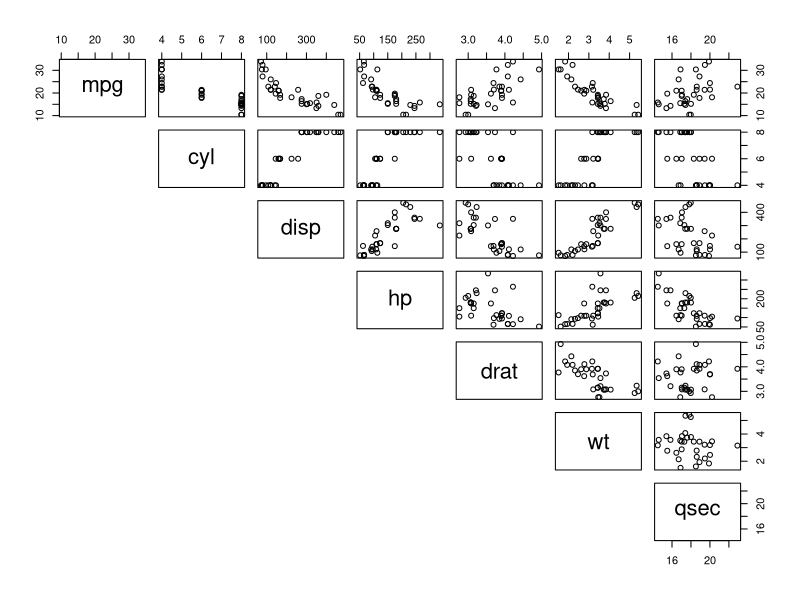
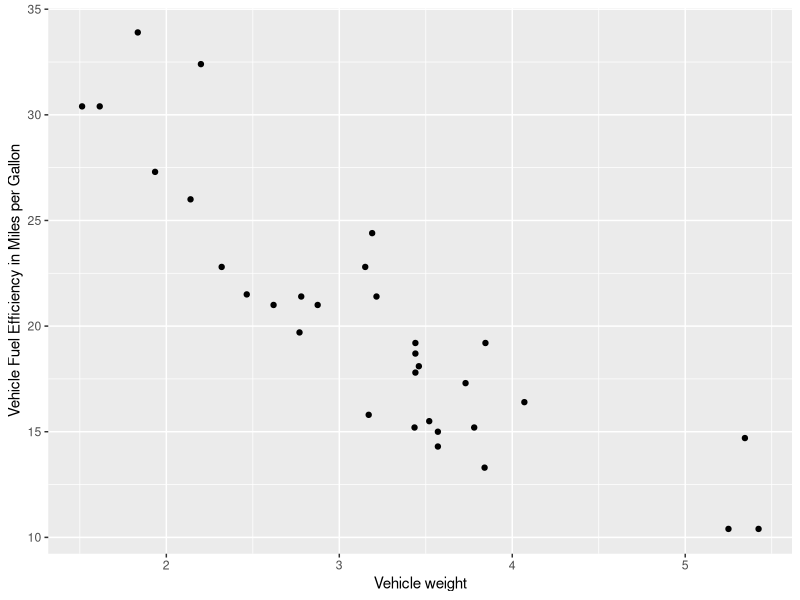
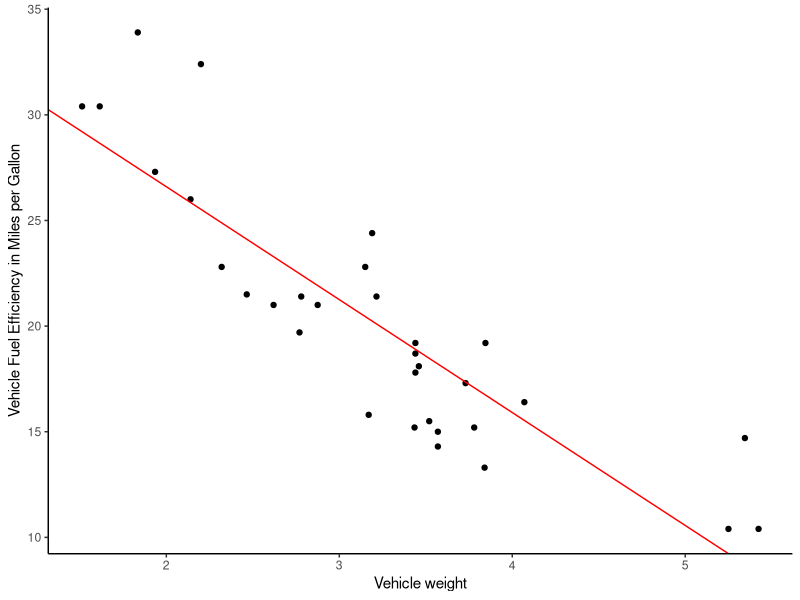

Write R code to recreate these figures, in order.
## WHAT IS A MODEL?

head(mtcars)
pairs(mtcars[1:7], lower.panel = NULL)

library(ggplot2)
ggplot(mtcars) + 
  geom_point(aes(wt,mpg)) + 
  labs(x = "Vehicle weight",y = "Vehicle Fuel Efficiency in Miles per Gallon")
mt.model = lm(mpg ~wt, data = mtcars)
coeff = coef(mt.model)
ggplot(mtcars) + 
  geom_point(aes(wt,mpg)) + 
  geom_abline(intercept = coeff[1], slope = coeff[2], color= 'red') +
  labs(x = "Vehicle weight",y = "Vehicle Fuel Efficiency in Miles per Gallon") +
  theme_classic()
